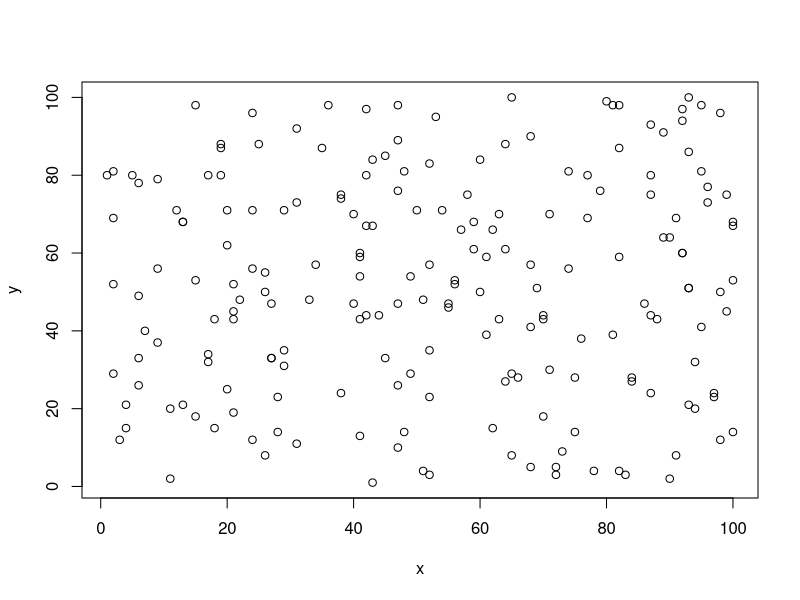
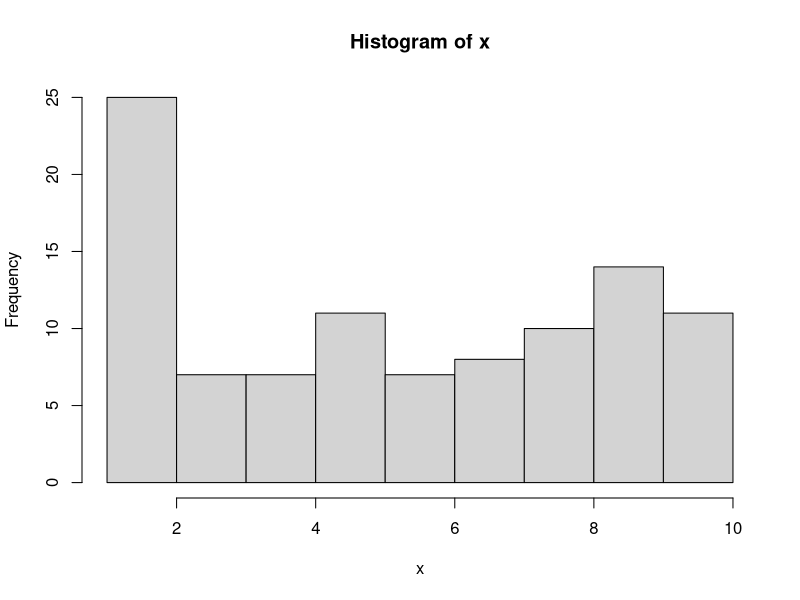
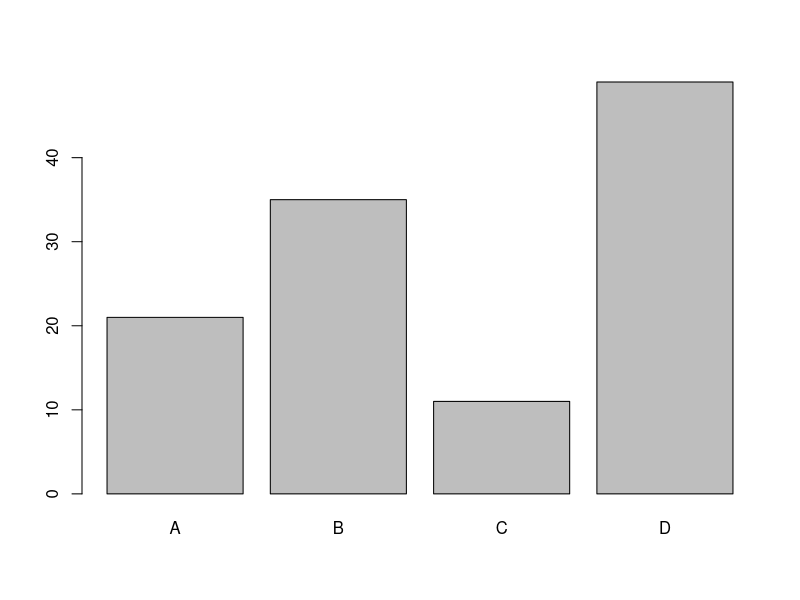
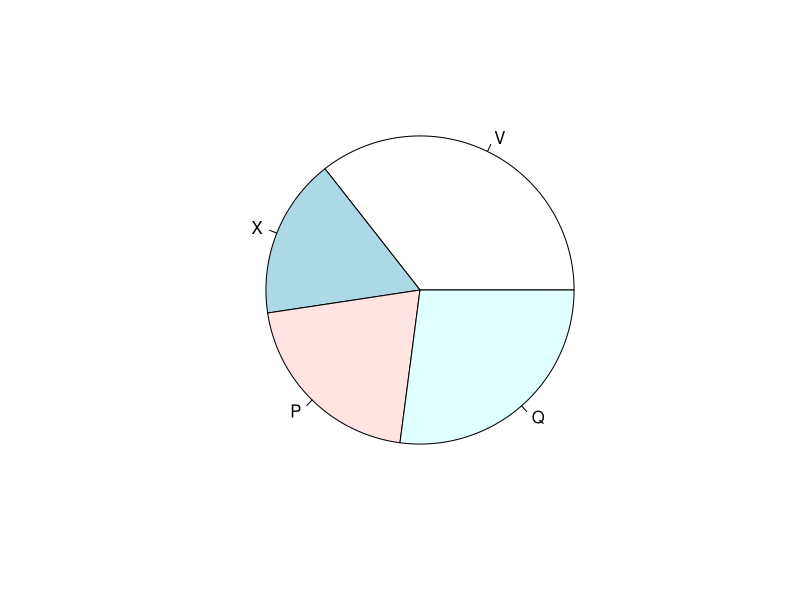
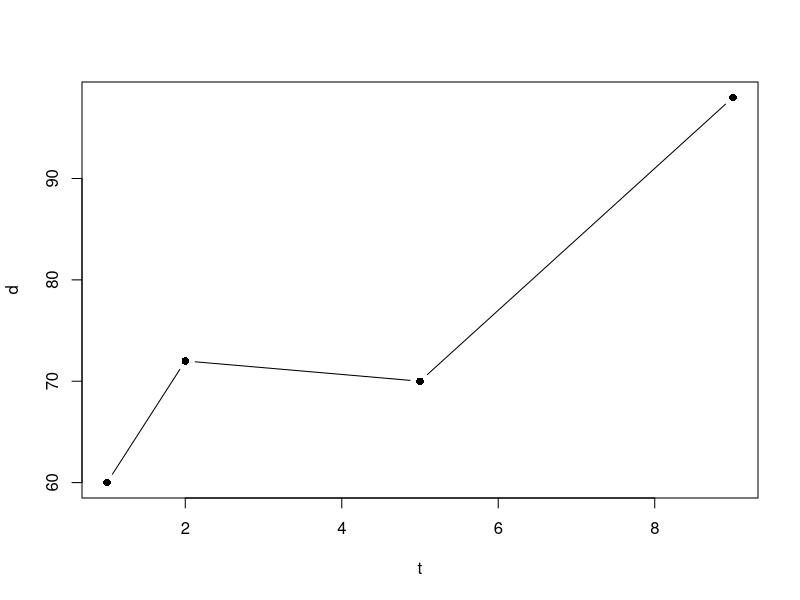
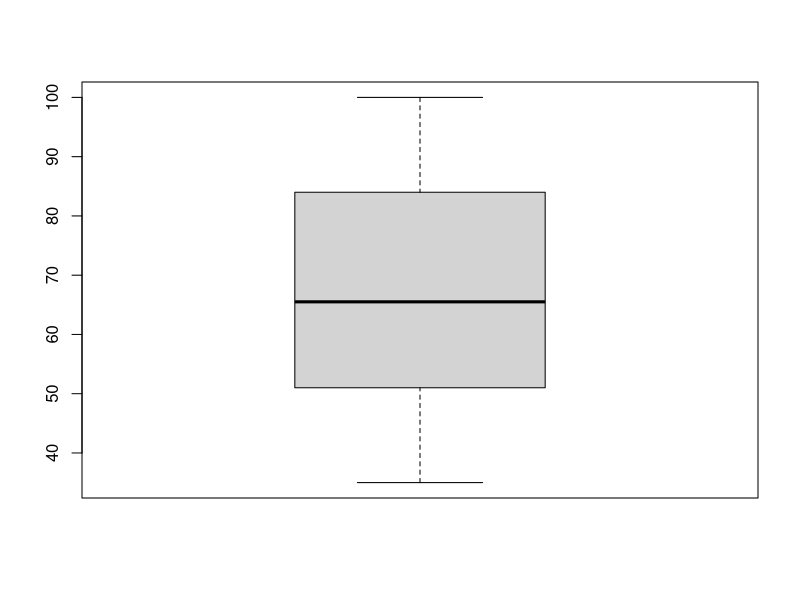

R code for these plots, in order:
## ---- chunk 1
library(DiagrammeR)

knitr::opts_chunk$set(eval = TRUE)
knitr::opts_chunk$set(echo = TRUE)
knitr::opts_chunk$set(results = "hide")
## ---- chunk 2
mermaid("
graph LR
A[a] --> B{関数F}
B --> C(A)
")
## ---- chunk 3
# 足し算
1 + 2
# 引き算
5 - 1
# 掛け算
2 * 5
# 割り算
9 / 3
## ---- chunk 4
# 整数商
12 %/% 5
# 剰余
12 %% 5
## ---- chunk 5
# 累乗
2^5
# 平方根
sqrt(625)
# 指数
exp(2.5)
# 対数
log(10)
## ---- chunk 6
# 階乗
factorial(5)
# 組み合わせ
choose(5,3)
## ---- chunk 7
# 等号
3 == 2
# 等号否定
3 != 2
# 不等号
3 > 3
3 >= 3
3 < 3
3 <= 3
## ---- chunk 8
a <- 5  # aに5という数値を格納する
a
## ---- chunk 9
a <- 5
a
a <- 10 # aに10と言う数値を格納すると、5は失われて10が上書きされる
a
## ---- chunk 10
sqrt(25)

a <- 25
sqrt(a)
  # 同じ結果が帰ってくる
## ---- chunk 11
typeof(5)
typeof(TRUE)    

# 文字列を作るには""か''でくくる
typeof("X")
# 数字も""でくくると文字列になる
typeof("1")
## ---- chunk 12
v <- c(1,2,3)
v
## ---- chunk 13
v[1] # 1番目の要素を返す
## ---- chunk 14
v[1] <- 5 # 1番目の要素を5に置き換える
v
## ---- chunk 15
v[4] <- 4　# 4番目の要素として4を付け加える
v
## ---- chunk 16
v[6] <- 6　# 5番目の要素がないので、5番目はNAとなる
v
## ---- chunk 17
m <- matrix(c(1,2,3,4),nrow=2,byrow=TRUE)
m
## ---- chunk 18
# 1行目へのアクセス
m[1,]
# 2列目へのアクセス
m[,2]
# 2行2列目へのアクセス
m[2,2]
## ---- chunk 19
# 行を付け加える
m1 <- rbind(m,c(5,6))
m1
# 列を付け加える
m2 <- cbind(m,c(5,6))
m2
## ---- chunk 20
id <- c("A","B","C","D")
x <- c(1:4)
y <- c(11:14)
df <- data.frame(ID=id,x=x,y=y)
df
## ---- chunk 21
df$x
## ---- chunk 22
df[1,]
## ---- chunk 23
z <- c(21:24)
df <- transform(df,z=z)
df
## ---- chunk 24
sample(1:10,5)
## ---- chunk 25
sample(1:10,20,replace=TRUE)
## ---- chunk 26
cha <- c("A","B","C","D","E")
sample(cha,2)
## ---- chunk 27
seq(1,10)
## ---- chunk 28
1:10
## ---- chunk 29
seq(1,10,by=0.5)
## ---- chunk 30
seq(1,10,length=19)
## ---- chunk 31
rep(0,10)
replicate(10,0)
## ---- chunk 32
rep("M",5)
replicate(5,"M")
## ---- chunk 33
rep(1:3,3)
replicate(3,1:3)
## ---- chunk 34
rep(sample(1:10,1),5)
replicate(5,sample(1:10,1))
## ---- chunk 35
# 数値を入れると1加える関数
f <- function(x){x+1}
f(1)
## ---- chunk 36
x <- sample(1:100,200,replace=TRUE)
y <- sample(1:100,200,replace=TRUE)
plot(x,y)
## ---- chunk 37
x <- sample(1:10,100,replace=TRUE)
hist(x)
## ---- chunk 38
g <- c(21,35,11,49)
names(g) <- c("A","B","C","D")
barplot(g)
## ---- chunk 39
p <- c(34.3,16.2,19.8,26.1)
names(p) <- c("V","X","P","Q")
pie(p)
## ---- chunk 40
d <- c(60,72,70,98)
t <- c(1,2,5,9)
plot(t,d,type='b',pch=16)
## ---- chunk 41
s <- sample(35:100,300,replace=TRUE)
boxplot(s)
